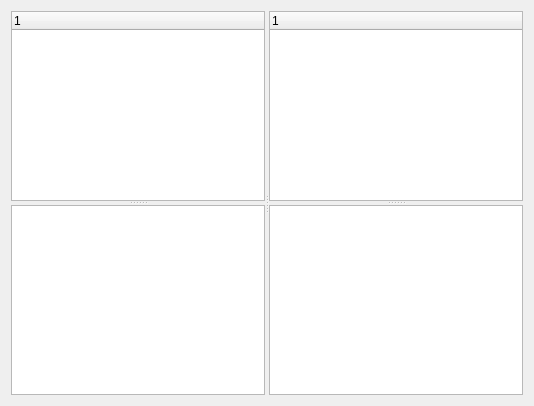
<?xml version="1.0" encoding="UTF-8"?>
<ui version="4.0">
 <class>Form</class>
 <widget class="QWidget" name="Form">
  <property name="windowTitle">
   <string>Form</string>
  </property>
  <layout class="QGridLayout" name="layout">
   <item row="0" column="0">
    <widget class="QSplitter" name="CenterSplitter">
     <property name="orientation">
      <enum>Qt::Horizontal</enum>
     </property>
     <widget class="QSplitter" name="LeftSplitter">
      <property name="orientation">
       <enum>Qt::Vertical</enum>
      </property>
      <widget class="QTreeWidget" name="LeftTopTreeWidget">
       <column>
        <property name="text">
         <string notr="true">1</string>
        </property>
       </column>
      </widget>
      <widget class="QTableWidget" name="leftBottomTableWidget"/>
     </widget>
     <widget class="QSplitter" name="rightSplitter">
      <property name="orientation">
       <enum>Qt::Vertical</enum>
      </property>
      <widget class="QTreeWidget" name="RightTopTreeWidget">
       <column>
        <property name="text">
         <string notr="true">1</string>
        </property>
       </column>
      </widget>
      <widget class="QTableWidget" name="rightBottomTableWidget"/>
     </widget>
    </widget>
   </item>
  </layout>
 </widget>
 <resources/>
 <connections/>
</ui>
